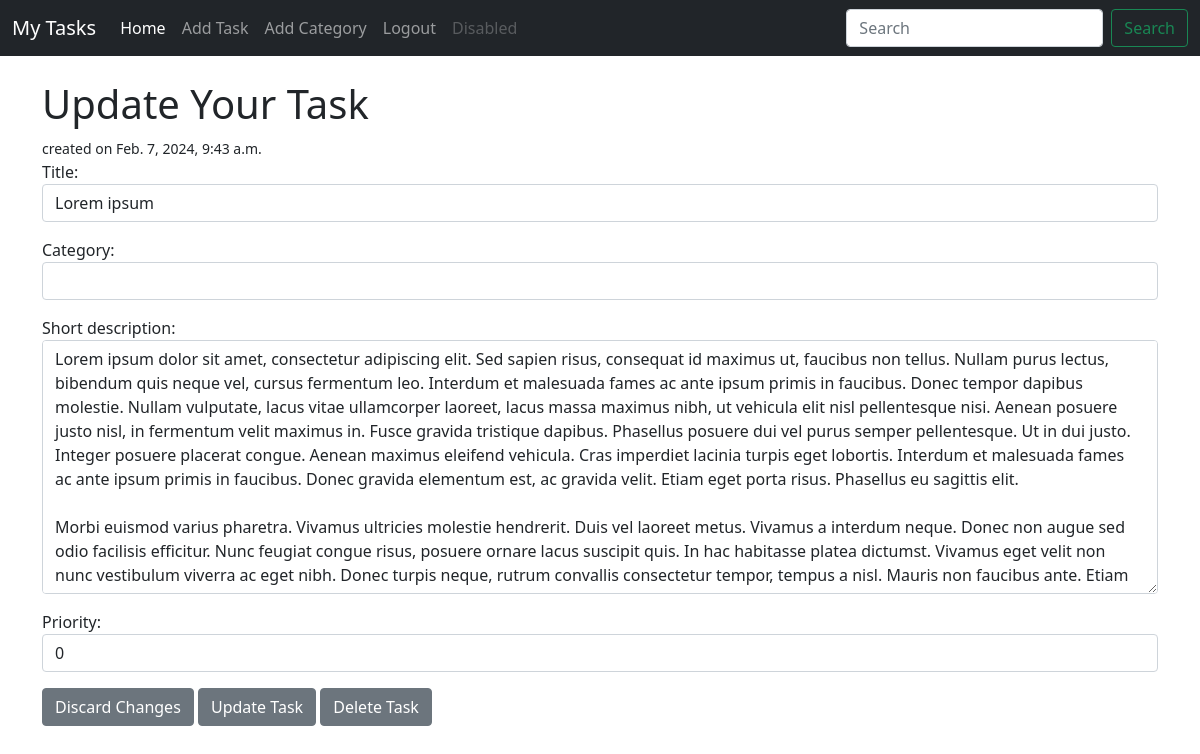
Page /task/edit/24 (signed in) on the earlier database version.
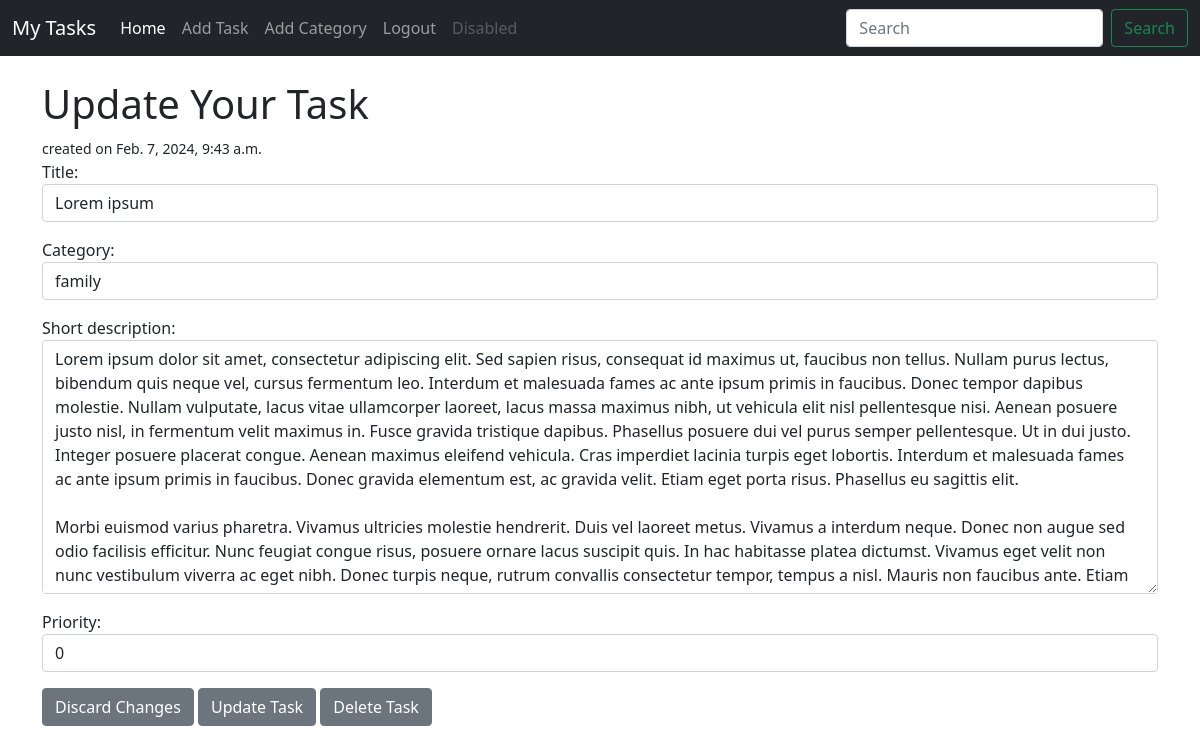
Same page on the later database version.
### task/models.py (models this page shows, shortened)
class Task(models.Model):
    title = models.CharField(max_length=200)
    title_tag = models.CharField(max_length=200)
    author = models.ForeignKey(User, on_delete=models.CASCADE)
    short_description = models.TextField()
    date_created = models.DateTimeField(auto_now_add=True)
    priority = models.IntegerField(default=0)
    category = models.CharField(max_length=200, default='uncategorized')
    completed = models.BooleanField(default=False)

### task/views.py (the view)
# urls.py: path('task/edit/<int:pk>', EditTaskView.as_view(), name='edit_task'),
class EditTaskView(UpdateView):
    model = Task
    form_class = EditForm
    template_name = 'task/edit_task.html'

### task/forms.py
class EditForm(forms.ModelForm):
    class Meta:
        model = Task
        fields = ('title', 'category', 'short_description', 'priority')
        widgets = {
            'title': forms.TextInput(attrs={'class': 'form-control', 'placeholder': 'Enter the task title...'}),
            'category': forms.Select(choices=choice, attrs={'class': 'form-control'}),
            'short_description': forms.Textarea(attrs={'class': 'form-control',
                                                       'placeholder': 'Enter a short '
                                                                      'description of the '
                                                                      'task...'}),
            'priority': forms.TextInput(attrs={'class': 'form-control'}),
        }

### task/templates/task/edit_task.html (shortened to what this page needs)
{% extends 'task/base.html' %}
{% block content %}
{% if user.is_authenticated %}
<h1>Update Your Task</h1><small>created on {{ task.date_created }}</small>
<div class="form-group">
    <form method="POST" class="submit_form">
        {{ form.as_p }}
        <a href="{% url 'home' %}" class="btn btn-secondary">Discard Changes</a>
        <button class="btn btn-secondary">Update Task</button>
        <a class="btn btn-secondary" href="{% url 'delete_task' task.pk %}">Delete Task</a>
    </form>
</div>
{% else %}
You're not allowed here, and you know it!...
{% endif %}
{% endblock %}

Differences in the rows shown:
changed Task "Lorem ipsum": category (not shown) → "family"
